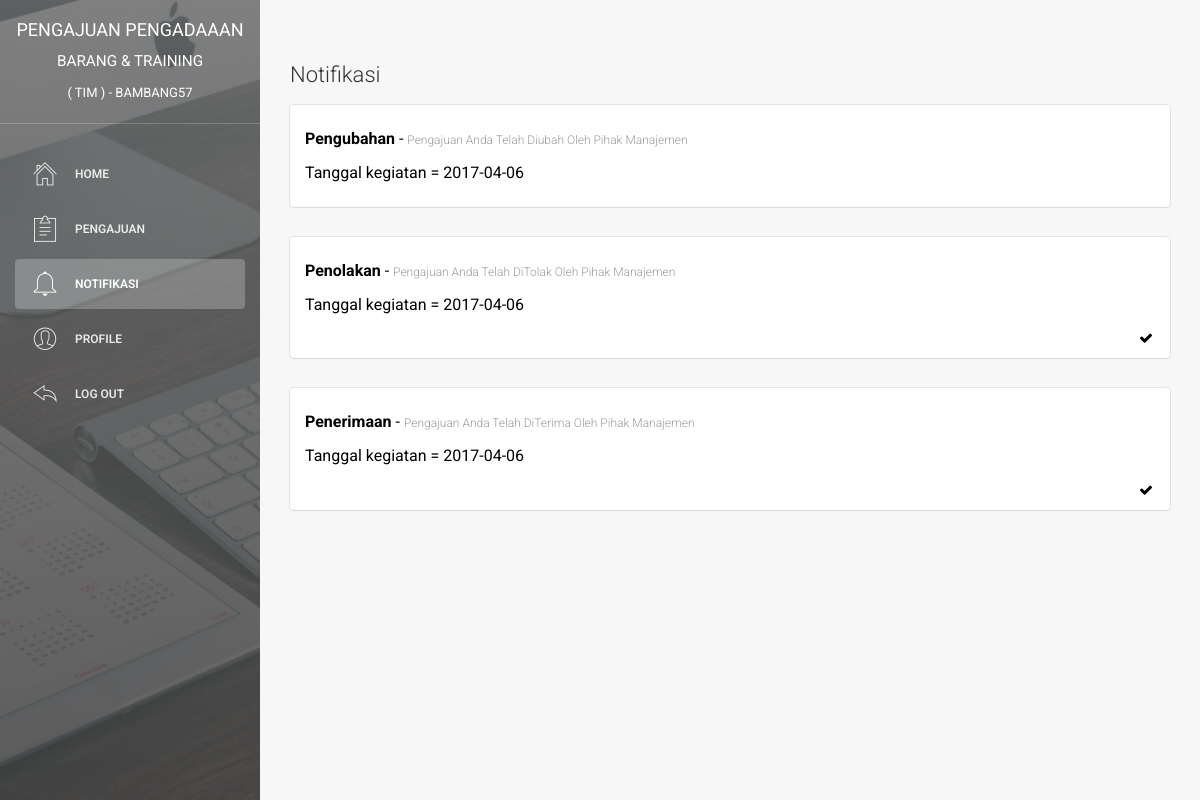
Page /notifikasi.php (signed in) on the committed database.
### tables this page shows
CREATE TABLE `user` (
  `id_user` int(11) NOT NULL,
  `username` varchar(15) NOT NULL,
  `email` varchar(25) NOT NULL,
  `password` varchar(225) NOT NULL,
  `nama_depan` varchar(15) NOT NULL,
  `nama_belakang` varchar(15) NOT NULL,
  `jk` enum('laki-laki','perempuan') NOT NULL,
  `no_hp` varchar(15) NOT NULL,
  `alamat` text NOT NULL,
  `role` enum('manajemen','tim') NOT NULL,
  `pembuatan_akun` datetime NOT NULL,
  `update_akun` datetime NOT NULL
);

CREATE TABLE `riwayat` (
  `id_riwayat` int(11) NOT NULL,
  `kegiatan` varchar(225) NOT NULL,
  `kegiatan2` varchar(225) NOT NULL,
  `kegiatan3` varchar(225) NOT NULL,
  `jenis_riwayat` varchar(225) NOT NULL,
  `id_pengajuan` int(11) NOT NULL,
  `tanggal_kegiatan` date NOT NULL,
  `notifikasi` enum('1','0') NOT NULL
);

### notifikasi.php (the view, shortened to what this page needs)
<?php
  include 'system/koneksi.php';
?>
<!doctype html>
<html lang="en">
<head>
    <link href="assets/css/bootstrap.min.css" rel="stylesheet" />
    <link href="assets/css/animate.min.css" rel="stylesheet"/>
    <link href="assets/css/light-bootstrap-dashboard.css" rel="stylesheet"/>
    <link href="assets/css/demo.css" rel="stylesheet" />
    <link href="http://maxcdn.bootstrapcdn.com/font-awesome/4.2.0/css/font-awesome.min.css" rel="stylesheet">
    <link href="assets/css/pe-icon-7-stroke.css" rel="stylesheet" />
</head>
<body>
<div class="wrapper">
    <div class="sidebar" data-color="black" data-image="assets/img/sidebar.jpg">
    	<div class="sidebar-wrapper">
            <div class="logo">
                <a href="index.php" class="simple-text">
<?php
 $query_login = "SELECT * FROM user WHERE email ='$_SESSION[email]'";
    $result_login = mysqli_query($con, $query_login);
    $data_login = mysqli_fetch_assoc($result_login);
    $id_login = $data_login["id_user"];
    $username_login = $data_login["username"];
?>
                    Pengajuan Pengadaaan <small>Barang & Training <br> <small>( TIM ) - <?php echo $username_login ?></small></small>
                </a>
            </div>
            <ul class="nav">
                <li>
                    <a href="index.php">
                        <i class="pe pe-7s-home"></i>
                        <p>Home</p>
                    </a>
                </li>
                <li>
                    <a href="pengajuan.php">
                        <i class="pe pe-7s-note2"></i>
                        <p>Pengajuan</p>
                    </a>
                </li>
                <li class="active">
                    <a href="notifikasi.php">
                        <i class="pe pe-7s-bell"></i>
                        <p>Notifikasi</p>
                    </a>
                </li>
                <li>
                    <a href="profil.php">
                        <i class="pe pe-7s-user"></i>
                        <p>Profile</p>
                    </a>
                </li>
                <li>
                    <a href="login.php">
                        <i class="pe pe-7s-back"></i>
                        <p>Log out</p>
                    </a>
                </li>
            </ul>
    	</div>
    </div>
    <div class="main-panel">
        <div class="content">
            <div class="container-fluid">
                <div class="row">
                    <div class="col-md-12">
                    <div class="header">
                        <h4>Notifikasi</h4>
                    </div>
<?php
    $query2 = "SELECT a.id_riwayat, a.kegiatan, a.id_pengajuan, a.jenis_riwayat, a.kegiatan3,
               a.tanggal_kegiatan, b.id_user, a.notifikasi FROM riwayat
               AS a INNER JOIN pengajuan AS b WHERE a.id_pengajuan = b.id_pengajuan
               AND b.id_user = '$id_login' ORDER BY id_riwayat DESC " ;
      $result2 = mysqli_query($con, $query2);
      while($data2 = mysqli_fetch_assoc($result2)){
                    echo '<a href="system/notifikasi_pengajuan.php?id='.$data2['id_riwayat'].'" style="color:black">';
                        echo '<div class="card">';
                            echo '<div class="content">';
                                echo '<h5><b>'.$data2['jenis_riwayat'].'</b> - <small>'.$data2['kegiatan3'].'</small></h5>';
                                echo '<h5>Tanggal kegiatan = '.$data2['tanggal_kegiatan'].'</h5>';
    if ($data2['notifikasi'] == "1"){
                                echo '<div align="right">';
                                    echo '<i class="fa fa-check"></i>';
                                echo '</div>';
    }
    else{
    }
                            echo '</div>';
                        echo '</div>';
                    echo '</a>';
      }
?>
                    </div>
                </div>
            </div>
        </div>
    </div>
</div>
</body>
</html>

### rows in the picture
user: username "BAMBANG57"
riwayat: jenis_riwayat "Pengubahan", kegiatan3 "Pengajuan Anda Telah Diubah Oleh Pihak Manajemen", tanggal_kegiatan "2017-04-06"
riwayat: jenis_riwayat "Penolakan", kegiatan3 "Pengajuan Anda Telah DiTolak Oleh Pihak Manajemen", tanggal_kegiatan "2017-04-06", notifikasi "1" (drawn)
riwayat: jenis_riwayat "Penerimaan", kegiatan3 "Pengajuan Anda Telah DiTerima Oleh Pihak Manajemen", tanggal_kegiatan "2017-04-06", notifikasi "1" (drawn)
